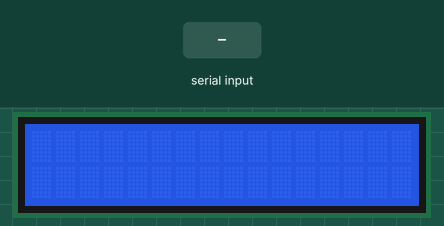
Simulated run of this sketch. Board: Arduino Uno, built with avr-gcc and run on an emulated ATmega328P. Shown: 16×2 character LCD. The test bench sets the inputs (shaded band).

Above: at 1.2 s.
1.3 s: "1" received over Serial
At 2.1 s:
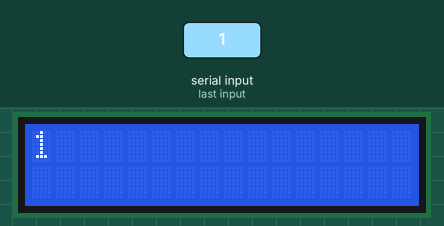
2.8 s: "0" received over Serial
At 3.1 s:
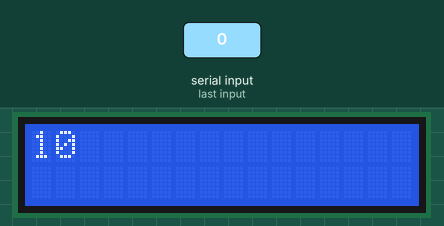
Timing chart, 0 to 5.8 s (numbered marks = the images above; inputs shaded):
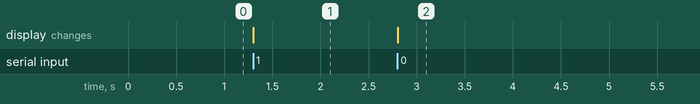

The sketch:

arduino.ino
```cpp
// include the library code:
#include <LiquidCrystal.h>

// initialize the library by associating any needed LCD interface pin
// with the arduino pin number it is connected to
const int rs = 12, en = 11, d4 = 5, d5 = 4, d6 = 3, d7 = 2;
LiquidCrystal lcd(rs, en, d4, d5, d6, d7);

int count = 0; // Keep track of character count

void setup() {
  Serial.begin(9600); // Open serial port at 9600
  lcd.begin(16, 2); // Begin LCD which has a 16 digit width and 2 digit height
}

void loop() {
  char character; // Initialise character variable

  while(Serial.available()) { // Begin while loop whilst the Serial port is avilable
    character = Serial.read(); // Read the current character being transmitted
    if(String(character) == "_") { // Check if the character is an underscore
      count = 0; // If it is, reset the character count
      return; // Return from the loop
    }
    if(count < 16) {
      if(count == 0) { // If the count is 0
        lcd.clear(); // Delete everything on the screen.
      }
      if(String(character) == "-") { // If the character is a dash, go to the new line.
        count = 16; // 16 is the width of the screen, so thats when we should go to the new line.
        return;
      } else {
        lcd.setCursor(count, 0); // Set the cursor to the current character count, on the first line.
        lcd.print(character); // Print out the current character
      }
      count++; // Increment the character count
    } else {
      lcd.setCursor(count - 16, 1); // Set cursor to second line
      lcd.print(character); // Print character
      count++; // Increment the character count
    }
  }
}
```

Measured:
- after the input at 1.3 s, the display: changes at once (image 1)
- after the input at 2.8 s, the display: changes at once (image 2)
